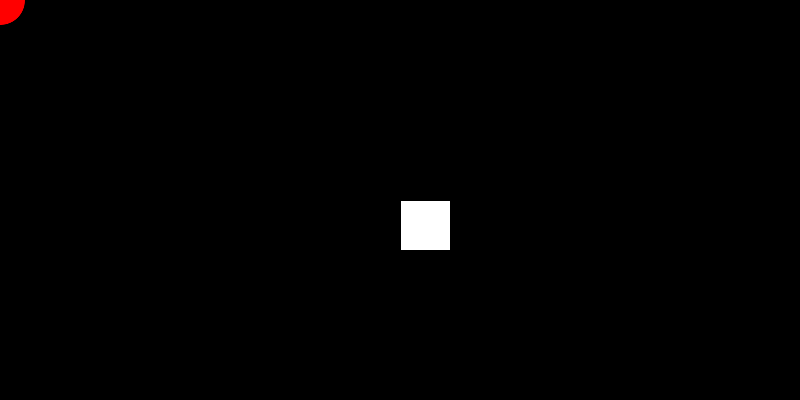
Frame 1 (no input)
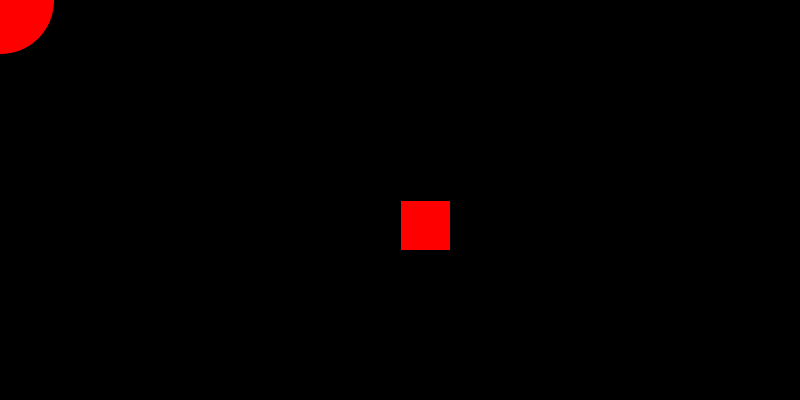
Frame 60 (the mouse pressed at the canvas centre just before this capture)
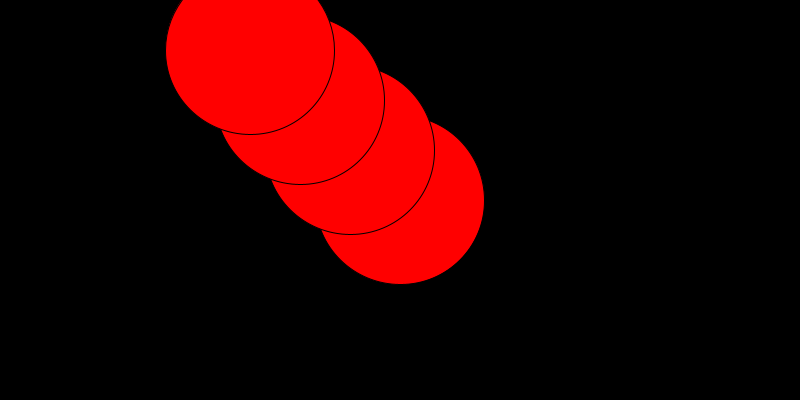
Frame 120 (the mouse held since frame 60 and released just before this capture)

The Processing sketch that drew these frames (run headless with seeded random() and noise(); from frame 60 on, the mouse is pressed at the canvas centre):

// Processing sketch: sketch_1_1
// ── sketch_1_1.pde
float xpos = 200;
float ypos = 200;
float rad = 50;
void setup() {
  
  size (800, 400);
}

void draw (){
  
  
  background (0);
  rect (width/2, height/2, 50, 50);

  fill (255, 0, 0);
  for (int K= 0;
  K< 20; 
  K = K+1) {
  
  
  
  
  

  
  ellipse (mouseX, mouseY, rad, rad);
  ellipse (mouseX -50, mouseY -50, rad, rad);
  ellipse (mouseX -100, mouseY -100, rad, rad);
  ellipse (mouseX -150, mouseY -150, rad, rad);
  
   }
  
  
  
  
  rad = rad + 1 ;
  
  if (rad>200) {
  
  rad = 100;
  
  }
  
  
  
  
}
